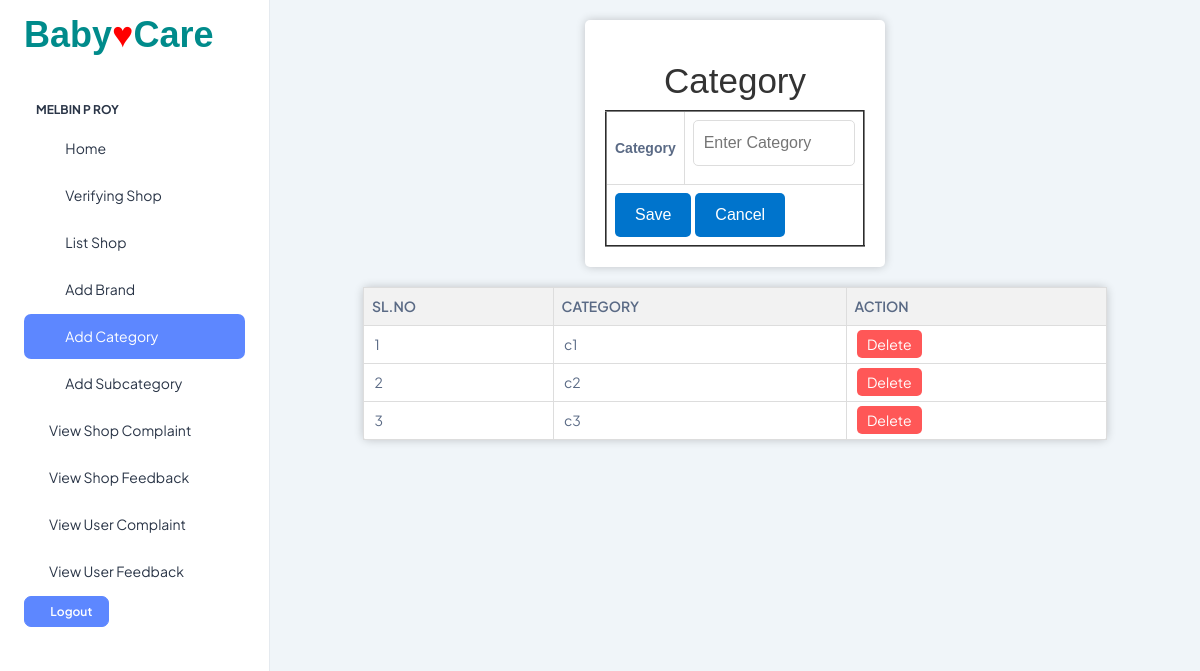
The page /Admin/Category.php (signed in) on the database its author committed.
### tables this page shows
CREATE TABLE `tbl_category` (
  `category_id` int(11) NOT NULL,
  `category_name` varchar(60) NOT NULL
);

### web/Admin/Category.php (the view, shortened to what this page needs)
<?php
include("../Assets/Connection/Connection.php");
include("Header.php");
?>
<html>
<head>
</head>
<body>
    <div class="form-container">
    <h1>Category</h1>
        <form method="POST">
            <table border="2" align="center">
                <tr>
                    <td><strong>Category</strong></td>
                    <td><input type="text" name="category" placeholder="Enter Category" ></td>
                </tr>
                <tr>
                    <td colspan="2" align="center">
                        <input type="submit" name="save" value="Save">
                        <input type="reset" name="cancel" value="Cancel">
                    </td>
                </tr>
            </table>
        </form>
    </div>
    <table border="0" class="table-container">
        <tr>
            <th>SL.NO</th>
            <th>CATEGORY</th>
            <th>ACTION</th>
        </tr>
        <?php
        $dhselect = "select * from tbl_category";
        $row = $con->query($dhselect);
        $i = 0;
        while($value = $row->fetch_assoc())
        {
            $i++;
        ?>
        <tr>
            <td>&nbsp;<?php echo $i ?></td>
            <td>&nbsp;<?php echo $value["category_name"]?></td>
            <td>
                &nbsp;<a href="Category.php?delete=<?php echo $value["category_id"]?>" class="delete-button">Delete</a>
            </td>
        </tr>
        <?php
        }
        ?>
    </table>
</body>
<?php
 include("Footer.php");
?>
</html>

### web/Admin/Category.php (style rules this page uses)
body { background-color: #f0f5f9; margin: 0; padding: 0; }
h1 { color: #333; margin-top: 20px; }
.form-container { margin: 20px auto; width: 300px; background-color: #fff; padding: 20px; border-radius: 5px; box-shadow: 0 0 10px rgba(0, 0, 0, 0.2); font-family: Arial, sans-serif; text-align: center; }
input[type="text"] { width: 100%; padding: 10px; margin-bottom: 10px; border: 1px solid #ddd; border-radius: 5px; font-size: 16px; }
input[type="submit"], input[type="reset"] { background-color: #0074cc; color: #fff; padding: 10px 20px; border: none; border-radius: 5px; cursor: pointer; transition: background-color 0.3s; font-size: 16px; }
.table-container { margin: 20px auto; width: 80%; background-color: #fff; padding: 20px; border-radius: 5px; box-shadow: 0 0 10px rgba(0, 0, 0, 0.2); }
table { width: 100%; border-collapse: collapse; }
table td, table th { border: 1px solid #ddd; padding: 8px; text-align: left; }
table th { background-color: #f2f2f2; }
.delete-button { background-color: #ff5757; color: #fff; border: none; padding: 5px 10px; border-radius: 5px; cursor: pointer; }

### rows shown on the page
tbl_category: category_name "c1"
tbl_category: category_name "c2"
tbl_category: category_name "c3"

### other values the page prints
$_SESSION['admin_name'] "MELBIN P ROY"
